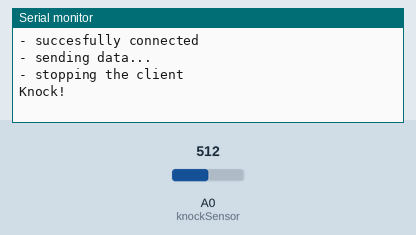
This sketch was run on a simulated ESP8266 (NodeMCU). Parts: the last lines printed to the serial monitor. Inputs (shaded band) come from the test bench; at power-on: A0 (knockSensor) = 512. WiFi joins after 1.5 s; servers stay silent unless stated.

Above: at 2.9 s.
3.0 s: A0 (knockSensor) set to 716
At 4.19 s:
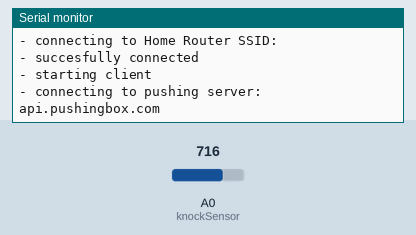
6.0 s: A0 (knockSensor) set to 900
At 7.5 s:
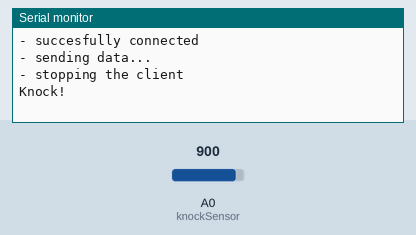
Timing chart, 0 to 9.0 s (numbered marks = the images above; inputs shaded):
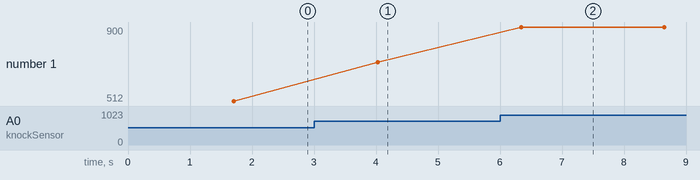

Measured:
- after the input at 3.0 s, the serial monitor: prints a new line after 1.0 s (image 1)
- after the input at 6.0 s, the serial monitor: prints a new line after 0.34 s (image 2)
- plotted number 1: 512 → 716 after the input at 3.0 s, 716 → 900 after the input at 6.0 s

The sketch:

knockify.ino
```cpp
#include <ESP8266WiFi.h>

// PushingBox scenario DeviceId code and API
String deviceId = "";
const char* logServer = "api.pushingbox.com";

const char* ssid = "";
const char* password = "";

int sensorReading = 0;      // variable to store the value read from the sensor pin
int ledState = LOW;

const int ledPin = LED_BUILTIN;      // LED connected to digital pin 13
const int knockSensor = A0; // the piezo is connected to analog pin 0
const int threshold = 50;  // threshold value to decide when the detected sound is a knock or not

void setup() {
  Serial.begin(74880);
  // Sending a notification to your mobile phone
  // function takes the message as a parameter
  sendNotification("Front door knocking sensor intialized");
}

void sendNotification(String message){

  Serial.println("- connecting to Home Router SSID: " + String(ssid));

  WiFi.begin(ssid, password);
  while (WiFi.status() != WL_CONNECTED) {
    delay(500);
    Serial.print(".");
  }

  Serial.println();
  Serial.println("- succesfully connected");
  Serial.println("- starting client");

  WiFiClient client;

  Serial.println("- connecting to pushing server: " + String(logServer));
  if (client.connect(logServer, 80)) {
    Serial.println("- succesfully connected");

    String postStr = "devid=";
    postStr += String(deviceId);
    postStr += "&message_parameter=";
    postStr += String(message);
    postStr += "\r\n\r\n";

    Serial.println("- sending data...");

    client.print("POST /pushingbox HTTP/1.1\n");
    client.print("Host: api.pushingbox.com\n");
    client.print("Connection: close\n");
    client.print("Content-Type: application/x-www-form-urlencoded\n");
    client.print("Content-Length: ");
    client.print(postStr.length());
    client.print("\n\n");
    client.print(postStr);
  }
  client.stop();
  Serial.println("- stopping the client");
}

void loop() {
    // read the sensor and store it in the variable sensorReading:
  sensorReading = analogRead(knockSensor);
  Serial.println(sensorReading);
  // if the sensor reading is greater than the threshold:
  if (sensorReading >= threshold) {
    // toggle the status of the ledPin:
    ledState = !ledState;
    // update the LED pin itself:
    digitalWrite(ledPin, ledState);
    // send the string "Knock!" back to the computer, followed by newline
    sendNotification("Someone is knocking !");
    Serial.println("Knock!");
    delay(2000);
  }
  delay(100);  // delay to avoid overloading the serial port buffer


}
```
